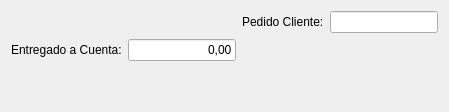
        <widget class="QWidget" name="tab_4">
         <attribute name="title">
          <string>Estado</string>
         </attribute>
         <layout class="QGridLayout" name="gridLayout_7">
          <item row="1" column="1">
           <widget class="QLineEdit" name="txtrACuenta">
            <property name="text">
             <string>0,00</string>
            </property>
            <property name="alignment">
             <set>Qt::AlignRight|Qt::AlignTrailing|Qt::AlignVCenter</set>
            </property>
           </widget>
          </item>
          <item row="0" column="3">
           <widget class="QLineEdit" name="txtcPedidoCliente"/>
          </item>
          <item row="0" column="2">
           <widget class="QLabel" name="label_24">
            <property name="text">
             <string>Pedido Cliente:</string>
            </property>
           </widget>
          </item>
          <item row="2" column="0">
           <spacer name="verticalSpacer_2">
            <property name="orientation">
             <enum>Qt::Vertical</enum>
            </property>
            <property name="sizeHint" stdset="0">
             <size>
              <width>20</width>
              <height>40</height>
             </size>
            </property>
           </spacer>
          </item>
          <item row="1" column="0">
           <widget class="QLabel" name="label_20">
            <property name="text">
             <string>Entregado a Cuenta:</string>
            </property>
           </widget>
          </item>
         </layout>
        </widget>
